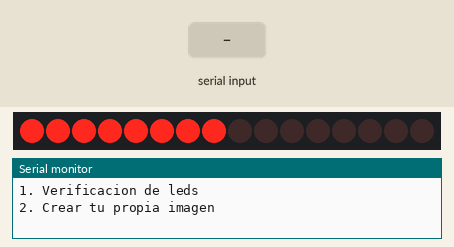
A sketch run on a simulated Arduino Uno, built with avr-gcc and run on an emulated ATmega328P. On the bench: 16 shift-register outputs drawn as a row of LEDs (first output left, lit = HIGH), the last lines printed to the serial monitor. Wiring (inferred from the names in the program): 2 × shift register (74HC595): data pin 11; shift clock pin 13; latch pin 9. Wiring (inferred from the signals the program sends): row of LEDs: on Q0, Q1, Q2, Q3, Q4, Q5, Q6, Q7, Q8, Q9, Q10, Q11, Q12, Q13, Q14, Q15. The test bench sets the inputs (shaded band).

Above: at 1.2 s.
1.3 s: "1" received over Serial
At 2.0 s:
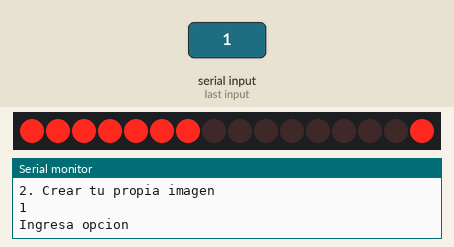
2.8 s: "Y" received over Serial
4.3 s: "N" received over Serial
Timing chart, 0 to 7.3 s (numbered marks = the images above; inputs shaded):
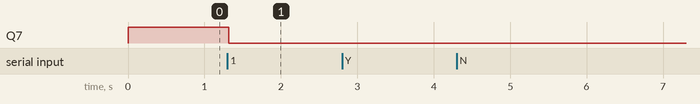

The sketch:

Parcial1.ino
```cpp
#define DATA_PIN 11
#define CLOCK_PIN 13
#define SS_PIN_1 10
#define SS_PIN_2 9
int ch[8][8] =
{
    {1, 1, 1, 1, 1, 1, 1, 1},
    {1, 1, 1, 1, 1, 1, 1, 1},
    {1, 1, 1, 1, 1, 1, 1, 1},
    {1, 1, 1, 1, 1, 1, 1, 1},
    {1, 1, 1, 1, 1, 1, 1, 1},
    {1, 1, 1, 1, 1, 1, 1, 1},
    {1, 1, 1, 1, 1, 1, 1, 1},
    {1, 1, 1, 1, 1, 1, 1, 1}
};
int matriz_modificable[8][8]{0};
int *puntero_matriz = new int[8]{0};
char col[8]{48,48,48,48,48,48,48,48};
int fila = 1;
char data;
void spi_write_1(unsigned  char cData) {
  shiftOut(DATA_PIN, CLOCK_PIN, MSBFIRST, cData);
  digitalWrite (SS_PIN_1, HIGH);
  digitalWrite (SS_PIN_1, LOW);}
void spi_write_2( unsigned char cData) {
  shiftOut(DATA_PIN, CLOCK_PIN, MSBFIRST, cData);
  digitalWrite (SS_PIN_2, HIGH);
  digitalWrite (SS_PIN_2, LOW);}
void writePosition(int x, int y) {
  spi_write_1(  B00000001 << x );  // COL
    spi_write_2(~(B00000001 << y )); // ROW
}
  void setup (){
    pinMode(SS_PIN_1, OUTPUT);
    pinMode(SS_PIN_2, OUTPUT);
    pinMode(DATA_PIN, OUTPUT);
    pinMode(CLOCK_PIN, OUTPUT);
    Serial.begin(9600);
    Serial.println("1. Verificacion de leds");
    Serial.println("2. Crear tu propia imagen");
    spi_write_1(  B00000000);  // COL
    spi_write_2(~(B00000000)); // ROW
    }
  void loop(){
    if(Serial.available()==1){
      char t = Serial.read();
      Serial.println(t);
      if(t=='1'){
    	for (int row=0; row <8;row++)
    	{
  			for (int colu=0; colu <8;colu++)
  				{if (ch[colu][row] == 1) {
   					writePosition(colu,row);
  					}
                }
        }
      }
    Serial.print("Ingresa opcion");
      if (t =='2'){

        while (fila < 8){
          Serial.print("Ingrese la fila que quiere manipular");
          fila = Serial.read();
          Serial.print("Ingrese con 0 y 1 en orden para decidir cualquiere que encienda y cualquiere que se mantenga apagada, 1 para encender, 0 para mantener apagado");
          col[1] = Serial.read();
          for (int i = 0; i<8;i++){
            *(puntero_matriz+i) = int(col[i]);
          }
          for (int i = 0; i<8; i++){
            matriz_modificable[fila][i] = *(puntero_matriz+i);
          }
          for (int row = 0; row < 8;row++){
                        for (int colu=0; colu < 8;colu++){
              if (matriz_modificable[row][colu]== 1){
                writePosition(colu,row);
              }
            }
          }
          Serial.print("Quieres modificar otra fila? Escribe 'Y' en caso que si o 'N' si no");
          data = Serial.read();
          if (data == 'Y');
          else if (data == 'N'){
      		fila = 8;
          }
          while(data != 'Y' && data != 'N'){
            Serial.print("Ingresa un caracter valido, Y para ingresar otra fila, N si quiere salir");
            data = Serial.read();
            if (data == 'Y');
            else if (data == 'N'){
              fila = 8;
            }
          }
        }
      }
    }
  }
```

Measured:
- after the input at 1.3 s, Q7: HIGH → LOW at once
